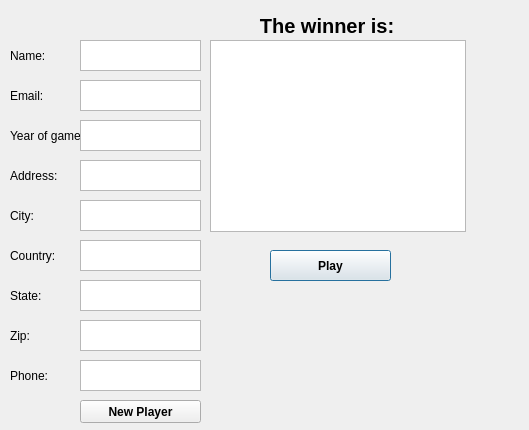
<?xml version="1.0" encoding="UTF-8"?>
<ui version="4.0">
 <class>FinalProject</class>
 <widget class="QDialog" name="FinalProject">
  <property name="geometry">
   <rect>
    <x>0</x>
    <y>0</y>
    <width>529</width>
    <height>430</height>
   </rect>
  </property>
  <property name="windowTitle">
   <string>FinalProject</string>
  </property>
  <property name="windowIcon">
   <iconset>
    <normaloff>D:/Downloads/codein_place.ico</normaloff>D:/Downloads/codein_place.ico</iconset>
  </property>
  <property name="modal">
   <bool>false</bool>
  </property>
  <widget class="QLabel" name="label">
   <property name="geometry">
    <rect>
     <x>10</x>
     <y>40</y>
     <width>61</width>
     <height>31</height>
    </rect>
   </property>
   <property name="text">
    <string>Name: </string>
   </property>
  </widget>
  <widget class="QLabel" name="label_2">
   <property name="geometry">
    <rect>
     <x>10</x>
     <y>80</y>
     <width>61</width>
     <height>31</height>
    </rect>
   </property>
   <property name="text">
    <string>Email: </string>
   </property>
  </widget>
  <widget class="QLabel" name="label_3">
   <property name="geometry">
    <rect>
     <x>10</x>
     <y>120</y>
     <width>91</width>
     <height>31</height>
    </rect>
   </property>
   <property name="text">
    <string>Year of game: </string>
   </property>
  </widget>
  <widget class="QLabel" name="label_4">
   <property name="geometry">
    <rect>
     <x>10</x>
     <y>200</y>
     <width>61</width>
     <height>31</height>
    </rect>
   </property>
   <property name="text">
    <string>City: </string>
   </property>
  </widget>
  <widget class="QLabel" name="label_5">
   <property name="geometry">
    <rect>
     <x>10</x>
     <y>160</y>
     <width>61</width>
     <height>31</height>
    </rect>
   </property>
   <property name="text">
    <string>Address: </string>
   </property>
  </widget>
  <widget class="QLabel" name="label_6">
   <property name="geometry">
    <rect>
     <x>10</x>
     <y>240</y>
     <width>61</width>
     <height>31</height>
    </rect>
   </property>
   <property name="text">
    <string>Country: </string>
   </property>
  </widget>
  <widget class="QLabel" name="label_7">
   <property name="geometry">
    <rect>
     <x>10</x>
     <y>280</y>
     <width>61</width>
     <height>31</height>
    </rect>
   </property>
   <property name="text">
    <string>State: </string>
   </property>
  </widget>
  <widget class="QLabel" name="label_8">
   <property name="geometry">
    <rect>
     <x>10</x>
     <y>320</y>
     <width>61</width>
     <height>31</height>
    </rect>
   </property>
   <property name="text">
    <string>Zip: </string>
   </property>
  </widget>
  <widget class="QLabel" name="label_9">
   <property name="geometry">
    <rect>
     <x>10</x>
     <y>360</y>
     <width>61</width>
     <height>31</height>
    </rect>
   </property>
   <property name="text">
    <string>Phone: </string>
   </property>
  </widget>
  <widget class="QTextBrowser" name="textBrowser">
   <property name="geometry">
    <rect>
     <x>210</x>
     <y>40</y>
     <width>256</width>
     <height>192</height>
    </rect>
   </property>
  </widget>
  <widget class="QLabel" name="label_10">
   <property name="geometry">
    <rect>
     <x>210</x>
     <y>10</y>
     <width>251</width>
     <height>31</height>
    </rect>
   </property>
   <property name="font">
    <font>
     <pointsize>15</pointsize>
     <weight>75</weight>
     <bold>true</bold>
    </font>
   </property>
   <property name="text">
    <string>         The winner is:</string>
   </property>
  </widget>
  <widget class="QPushButton" name="pushButton">
   <property name="geometry">
    <rect>
     <x>270</x>
     <y>250</y>
     <width>121</width>
     <height>31</height>
    </rect>
   </property>
   <property name="font">
    <font>
     <weight>75</weight>
     <bold>true</bold>
    </font>
   </property>
   <property name="text">
    <string>Play</string>
   </property>
  </widget>
  <widget class="QPushButton" name="pushButton_2">
   <property name="geometry">
    <rect>
     <x>80</x>
     <y>400</y>
     <width>121</width>
     <height>23</height>
    </rect>
   </property>
   <property name="font">
    <font>
     <weight>75</weight>
     <bold>true</bold>
    </font>
   </property>
   <property name="text">
    <string>New Player</string>
   </property>
  </widget>
  <widget class="QPlainTextEdit" name="plainTextEdit">
   <property name="geometry">
    <rect>
     <x>80</x>
     <y>40</y>
     <width>121</width>
     <height>31</height>
    </rect>
   </property>
  </widget>
  <widget class="QPlainTextEdit" name="plainTextEdit_2">
   <property name="geometry">
    <rect>
     <x>80</x>
     <y>80</y>
     <width>121</width>
     <height>31</height>
    </rect>
   </property>
  </widget>
  <widget class="QPlainTextEdit" name="plainTextEdit_3">
   <property name="geometry">
    <rect>
     <x>80</x>
     <y>120</y>
     <width>121</width>
     <height>31</height>
    </rect>
   </property>
  </widget>
  <widget class="QPlainTextEdit" name="plainTextEdit_4">
   <property name="geometry">
    <rect>
     <x>80</x>
     <y>160</y>
     <width>121</width>
     <height>31</height>
    </rect>
   </property>
  </widget>
  <widget class="QPlainTextEdit" name="plainTextEdit_5">
   <property name="geometry">
    <rect>
     <x>80</x>
     <y>200</y>
     <width>121</width>
     <height>31</height>
    </rect>
   </property>
  </widget>
  <widget class="QPlainTextEdit" name="plainTextEdit_6">
   <property name="geometry">
    <rect>
     <x>80</x>
     <y>240</y>
     <width>121</width>
     <height>31</height>
    </rect>
   </property>
  </widget>
  <widget class="QPlainTextEdit" name="plainTextEdit_7">
   <property name="geometry">
    <rect>
     <x>80</x>
     <y>280</y>
     <width>121</width>
     <height>31</height>
    </rect>
   </property>
  </widget>
  <widget class="QPlainTextEdit" name="plainTextEdit_8">
   <property name="geometry">
    <rect>
     <x>80</x>
     <y>320</y>
     <width>121</width>
     <height>31</height>
    </rect>
   </property>
  </widget>
  <widget class="QPlainTextEdit" name="plainTextEdit_9">
   <property name="geometry">
    <rect>
     <x>80</x>
     <y>360</y>
     <width>121</width>
     <height>31</height>
    </rect>
   </property>
  </widget>
 </widget>
 <resources/>
 <connections/>
</ui>
